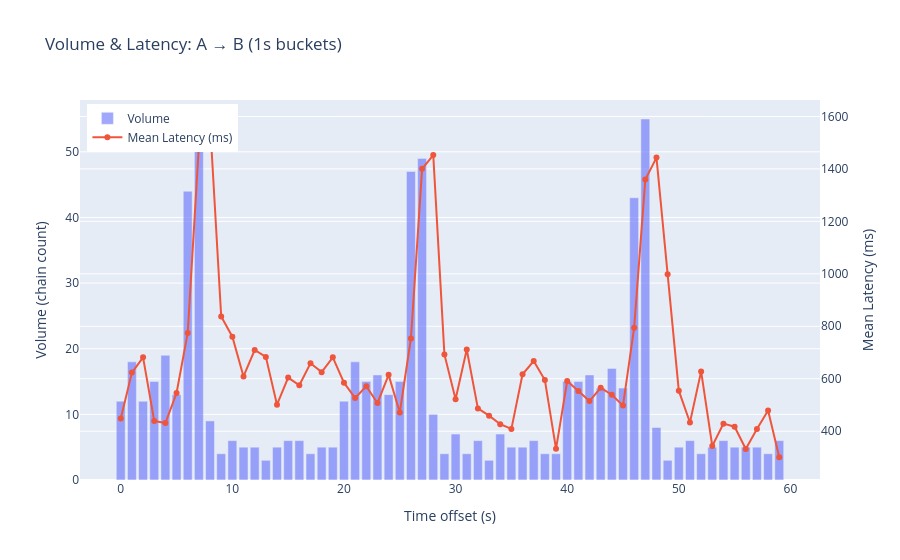

The notebook cell this image was saved under:
### Markdown cell above
# Step 5 - Autocorrelate Latency with volume of events

### Code cell
source_event = "A"
target_event = "B"
bucket_seconds = 1  # time bucket granularity in seconds

# --- Filter to chains that have both events ---
pair = eventchain_timestamps[[source_event, target_event]].dropna()
pair = pair.rename(columns={source_event: "source_ts", target_event: "target_ts"})
pair["latency_ms"] = (pair["target_ts"] - pair["source_ts"]).dt.total_seconds() * 1000

# --- Bucket by source event timestamp ---
t_min = pair["source_ts"].min()
pair["bucket"] = ((pair["source_ts"] - t_min).dt.total_seconds() // bucket_seconds).astype(int)

bucketed = pair.groupby("bucket").agg(
    volume=("latency_ms", "count"),
    mean_latency=("latency_ms", "mean"),
).reset_index()
bucketed["time_offset_s"] = bucketed["bucket"] * bucket_seconds

# --- Plot dual-axis: volume bars + latency line ---
fig = go.Figure()
fig.add_trace(go.Bar(
    x=bucketed["time_offset_s"], y=bucketed["volume"],
    name="Volume", yaxis="y", opacity=0.6,
))
fig.add_trace(go.Scatter(
    x=bucketed["time_offset_s"], y=bucketed["mean_latency"],
    name="Mean Latency (ms)", yaxis="y2", mode="lines+markers",
))
fig.update_layout(
    title=f"Volume & Latency: {source_event} → {target_event} ({bucket_seconds}s buckets)",
    xaxis_title="Time offset (s)",
    yaxis=dict(title="Volume (chain count)", side="left"),
    yaxis2=dict(title="Mean Latency (ms)", side="right", overlaying="y"),
    legend=dict(x=0.01, y=0.99),
)
fig.show()

print(f"Chains with both events: {len(pair)}")
print(f"Buckets: {len(bucketed)}")

### Figure 1 — Plotly figure (JSON) as saved in the notebook; plotly's stock layout.template omitted (floating-point values rounded to 4 significant figures)
{"data": [{"name": "Volume", "opacity": 0.6, "type": "bar", "x": [0, 1, 2, 3, 4, 5, 6, 7, 8, 9, 10, 11, 12, 13, 14, 15, 16, 17, 18, 19, 20, 21, 22, 23, 24, 25, 26, 27, 28, 29, 30, 31, 32, 33, 34, 35, 36, 37, 38, 39, 40, 41, 42, 43, 44, 45, 46, 47, 48, 49, 50, 51, 52, 53, 54, 55, 56, 57, 58, 59], "y": [12, 18, 12, 15, 19, 13, 44, 53, 9, 4, 6, 5, 5, 3, 5, 6, 6, 4, 5, 5, 12, 18, 15, 16, 13, 15, 47, 49, 10, 4, 7, 4, 6, 3, 7, 5, 5, 6, 4, 4, 15, 15, 16, 14, 17, 14, 43, 55, 8, 3, 5, 6, 4, 5, 6, 5, 5, 5, 4, 6], "yaxis": "y"}, {"mode": "lines+markers", "name": "Mean Latency (ms)", "type": "scatter", "x": [0, 1, 2, 3, 4, 5, 6, 7, 8, 9, 10, 11, 12, 13, 14, 15, 16, 17, 18, 19, 20, 21, 22, 23, 24, 25, 26, 27, 28, 29, 30, 31, 32, 33, 34, 35, 36, 37, 38, 39, 40, 41, 42, 43, 44, 45, 46, 47, 48, 49, 50, 51, 52, 53, 54, 55, 56, 57, 58, 59], "y": [448.2, 623.3, 681.8, 438.9, 430.9, 545.5, 774.6, 1488.0, 1576, 837.5, 760.3, 608.8, 709.6, 683.3, 501.2, 604.3, 575.3, 658.8, 625.2, 681.6, 584.9, 526.6, 571.3, 507.3, 614.8, 471.3, 753.5, 1400.0, 1453.0, 692.8, 521.6, 711.5, 487, 459.3, 426.6, 408.8, 617.2, 667.5, 595, 332.8, 590.9, 553.3, 514.9, 565.4, 539.2, 497.5, 794.7, 1359.0, 1443.0, 998, 554.4, 433.2, 628, 343.6, 428.8, 417.2, 332, 408.6, 479.2, 300.7], "yaxis": "y2"}], "layout": {"legend": {"x": 0.01, "y": 0.99}, "title": {"text": "Volume & Latency: A → B (1s buckets)"}, "xaxis": {"title": {"text": "Time offset (s)"}}, "yaxis": {"side": "left", "title": {"text": "Volume (chain count)"}}, "yaxis2": {"overlaying": "y", "side": "right", "title": {"text": "Mean Latency (ms)"}}}}
